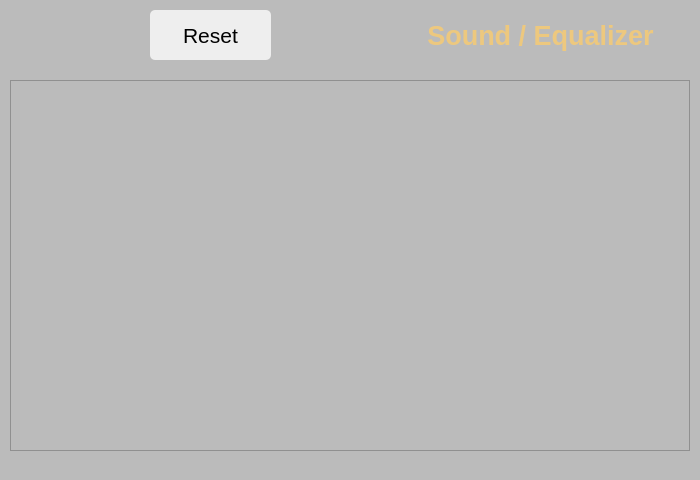
   <widget class="QWidget" name="page4" native="true">
    <property name="geometry">
     <rect>
      <x>720</x>
      <y>500</y>
      <width>700</width>
      <height>480</height>
     </rect>
    </property>
    <property name="styleSheet">
     <string notr="true">background-color: #bbb</string>
    </property>
    <widget class="QFrame" name="eq">
     <property name="geometry">
      <rect>
       <x>10</x>
       <y>80</y>
       <width>680</width>
       <height>371</height>
      </rect>
     </property>
     <property name="frameShape">
      <enum>QFrame::StyledPanel</enum>
     </property>
     <property name="frameShadow">
      <enum>QFrame::Raised</enum>
     </property>
    </widget>
    <widget class="QTLabel" name="lbl_Title_4">
     <property name="geometry">
      <rect>
       <x>390</x>
       <y>20</y>
       <width>301</width>
       <height>31</height>
      </rect>
     </property>
     <property name="palette">
      <palette>
       <active>
        <colorrole role="WindowText">
         <brush brushstyle="SolidPattern">
          <color alpha="255">
           <red>237</red>
           <green>200</green>
           <blue>126</blue>
          </color>
         </brush>
        </colorrole>
        <colorrole role="Button">
         <brush brushstyle="SolidPattern">
          <color alpha="0">
           <red>0</red>
           <green>0</green>
           <blue>0</blue>
          </color>
         </brush>
        </colorrole>
        <colorrole role="Text">
         <brush brushstyle="SolidPattern">
          <color alpha="255">
           <red>237</red>
           <green>200</green>
           <blue>126</blue>
          </color>
         </brush>
        </colorrole>
        <colorrole role="ButtonText">
         <brush brushstyle="SolidPattern">
          <color alpha="255">
           <red>237</red>
           <green>200</green>
           <blue>126</blue>
          </color>
         </brush>
        </colorrole>
        <colorrole role="Base">
         <brush brushstyle="SolidPattern">
          <color alpha="0">
           <red>0</red>
           <green>0</green>
           <blue>0</blue>
          </color>
         </brush>
        </colorrole>
        <colorrole role="Window">
         <brush brushstyle="SolidPattern">
          <color alpha="0">
           <red>0</red>
           <green>0</green>
           <blue>0</blue>
          </color>
         </brush>
        </colorrole>
       </active>
       <inactive>
        <colorrole role="WindowText">
         <brush brushstyle="SolidPattern">
          <color alpha="255">
           <red>237</red>
           <green>200</green>
           <blue>126</blue>
          </color>
         </brush>
        </colorrole>
        <colorrole role="Button">
         <brush brushstyle="SolidPattern">
          <color alpha="0">
           <red>0</red>
           <green>0</green>
           <blue>0</blue>
          </color>
         </brush>
        </colorrole>
        <colorrole role="Text">
         <brush brushstyle="SolidPattern">
          <color alpha="255">
           <red>237</red>
           <green>200</green>
           <blue>126</blue>
          </color>
         </brush>
        </colorrole>
        <colorrole role="ButtonText">
         <brush brushstyle="SolidPattern">
          <color alpha="255">
           <red>237</red>
           <green>200</green>
           <blue>126</blue>
          </color>
         </brush>
        </colorrole>
        <colorrole role="Base">
         <brush brushstyle="SolidPattern">
          <color alpha="0">
           <red>0</red>
           <green>0</green>
           <blue>0</blue>
          </color>
         </brush>
        </colorrole>
        <colorrole role="Window">
         <brush brushstyle="SolidPattern">
          <color alpha="0">
           <red>0</red>
           <green>0</green>
           <blue>0</blue>
          </color>
         </brush>
        </colorrole>
       </inactive>
       <disabled>
        <colorrole role="WindowText">
         <brush brushstyle="SolidPattern">
          <color alpha="255">
           <red>237</red>
           <green>200</green>
           <blue>126</blue>
          </color>
         </brush>
        </colorrole>
        <colorrole role="Button">
         <brush brushstyle="SolidPattern">
          <color alpha="0">
           <red>0</red>
           <green>0</green>
           <blue>0</blue>
          </color>
         </brush>
        </colorrole>
        <colorrole role="Text">
         <brush brushstyle="SolidPattern">
          <color alpha="255">
           <red>237</red>
           <green>200</green>
           <blue>126</blue>
          </color>
         </brush>
        </colorrole>
        <colorrole role="ButtonText">
         <brush brushstyle="SolidPattern">
          <color alpha="255">
           <red>237</red>
           <green>200</green>
           <blue>126</blue>
          </color>
         </brush>
        </colorrole>
        <colorrole role="Base">
         <brush brushstyle="SolidPattern">
          <color alpha="0">
           <red>0</red>
           <green>0</green>
           <blue>0</blue>
          </color>
         </brush>
        </colorrole>
        <colorrole role="Window">
         <brush brushstyle="SolidPattern">
          <color alpha="0">
           <red>0</red>
           <green>0</green>
           <blue>0</blue>
          </color>
         </brush>
        </colorrole>
       </disabled>
      </palette>
     </property>
     <property name="font">
      <font>
       <pointsize>20</pointsize>
       <weight>75</weight>
       <bold>true</bold>
      </font>
     </property>
     <property name="styleSheet">
      <string notr="true">background: transparent; color: #edc87e;</string>
     </property>
     <property name="text">
      <string>Sound / Equalizer</string>
     </property>
     <property name="scaledContents">
      <bool>false</bool>
     </property>
     <property name="alignment">
      <set>Qt::AlignCenter</set>
     </property>
     <property name="wordWrap">
      <bool>false</bool>
     </property>
     <property name="textInteractionFlags">
      <set>Qt::NoTextInteraction</set>
     </property>
    </widget>
    <widget class="QToolButton" name="btnResetEQ">
     <property name="geometry">
      <rect>
       <x>150</x>
       <y>10</y>
       <width>121</width>
       <height>50</height>
      </rect>
     </property>
     <property name="font">
      <font>
       <pointsize>16</pointsize>
       <weight>50</weight>
       <bold>false</bold>
       <kerning>false</kerning>
      </font>
     </property>
     <property name="styleSheet">
      <string notr="true">background-color: #eeeeee; 
border-radius: 5px; 
border: 0px;
background-position: center</string>
     </property>
     <property name="text">
      <string>Reset</string>
     </property>
     <property name="toolButtonStyle">
      <enum>Qt::ToolButtonFollowStyle</enum>
     </property>
    </widget>
   </widget>
